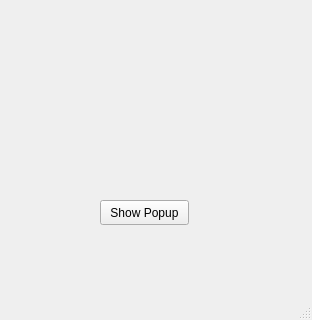
<?xml version="1.0" encoding="UTF-8"?>
<ui version="4.0">
 <class>MainWindow</class>
 <widget class="QMainWindow" name="MainWindow">
  <property name="geometry">
   <rect>
    <x>0</x>
    <y>0</y>
    <width>312</width>
    <height>320</height>
   </rect>
  </property>
  <property name="windowTitle">
   <string>MainWindow</string>
  </property>
  <widget class="QWidget" name="centralwidget">
   <widget class="QPushButton" name="pushButton">
    <property name="geometry">
     <rect>
      <x>100</x>
      <y>200</y>
      <width>89</width>
      <height>25</height>
     </rect>
    </property>
    <property name="text">
     <string>Show Popup</string>
    </property>
   </widget>
  </widget>
  <widget class="QStatusBar" name="statusbar"/>
 </widget>
 <resources/>
 <connections/>
</ui>
